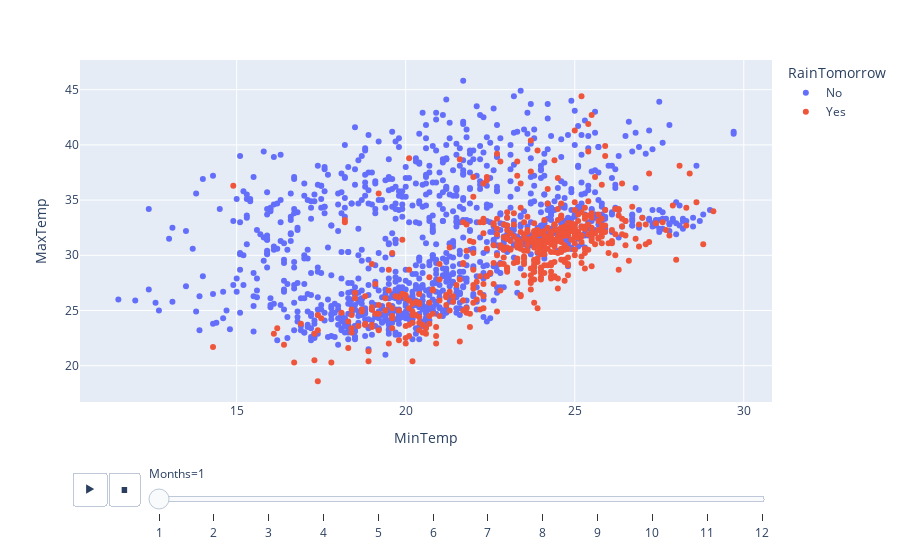

Here is the notebook cell this chart was saved with:
### Code cell
px.scatter(data_frame = df_temp,
           x = 'MinTemp',
           y = 'MaxTemp',
           color = 'RainTomorrow',
           animation_frame = 'Months',
           )

### Figure 1 — Plotly figure (JSON) as saved in the notebook; plotly's stock layout.template omitted (floating-point values rounded to 4 significant figures; data arrays with more than 128 entries replaced by an {"elided": "..."} marker saying what was removed)
{"data": [{"hovertemplate": "RainTomorrow=No<br>Months=1<br>MinTemp=%{x}<br>MaxTemp=%{y}<extra></extra>", "legendgroup": "No", "marker": {"color": "#636efa", "symbol": "circle"}, "mode": "markers", "name": "No", "orientation": "v", "showlegend": true, "type": "scatter", "x": {"elided": "1150 float values"}, "xaxis": "x", "y": {"elided": "1150 float values"}, "yaxis": "y"}, {"hovertemplate": "RainTomorrow=Yes<br>Months=1<br>MinTemp=%{x}<br>MaxTemp=%{y}<extra></extra>", "legendgroup": "Yes", "marker": {"color": "#EF553B", "symbol": "circle"}, "mode": "markers", "name": "Yes", "orientation": "v", "showlegend": true, "type": "scatter", "x": {"elided": "516 float values"}, "xaxis": "x", "y": {"elided": "516 float values"}, "yaxis": "y"}], "layout": {"legend": {"title": {"text": "RainTomorrow"}, "tracegroupgap": 0}, "margin": {"t": 60}, "sliders": [{"active": 0, "currentvalue": {"prefix": "Months="}, "len": 0.9, "pad": {"b": 10, "t": 60}, "steps": [{"args": [["1"], {"frame": {"duration": 0, "redraw": false}, "fromcurrent": true, "mode": "immediate", "transition": {"duration": 0, "easing": "linear"}}], "label": "1", "method": "animate"}, {"args": [["2"], {"frame": {"duration": 0, "redraw": false}, "fromcurrent": true, "mode": "immediate", "transition": {"duration": 0, "easing": "linear"}}], "label": "2", "method": "animate"}, {"args": [["3"], {"frame": {"duration": 0, "redraw": false}, "fromcurrent": true, "mode": "immediate", "transition": {"duration": 0, "easing": "linear"}}], "label": "3", "method": "animate"}, {"args": [["4"], {"frame": {"duration": 0, "redraw": false}, "fromcurrent": true, "mode": "immediate", "transition": {"duration": 0, "easing": "linear"}}], "label": "4", "method": "animate"}, {"args": [["5"], {"frame": {"duration": 0, "redraw": false}, "fromcurrent": true, "mode": "immediate", "transition": {"duration": 0, "easing": "linear"}}], "label": "5", "method": "animate"}, {"args": [["6"], {"frame": {"duration": 0, "redraw": false}, "fromcurrent": true, "mode": "immediate", "transition": {"duration": 0, "easing": "linear"}}], "label": "6", "method": "animate"}, {"args": [["7"], {"frame": {"duration": 0, "redraw": false}, "fromcurrent": true, "mode": "immediate", "transition": {"duration": 0, "easing": "linear"}}], "label": "7", "method": "animate"}, {"args": [["8"], {"frame": {"duration": 0, "redraw": false}, "fromcurrent": true, "mode": "immediate", "transition": {"duration": 0, "easing": "linear"}}], "label": "8", "method": "animate"}, {"args": [["9"], {"frame": {"duration": 0, "redraw": false}, "fromcurrent": true, "mode": "immediate", "transition": {"duration": 0, "easing": "linear"}}], "label": "9", "method": "animate"}, {"args": [["10"], {"frame": {"duration": 0, "redraw": false}, "fromcurrent": true, "mode": "immediate", "transition": {"duration": 0, "easing": "linear"}}], "label": "10", "method": "animate"}, {"args": [["11"], {"frame": {"duration": 0, "redraw": false}, "fromcurrent": true, "mode": "immediate", "transition": {"duration": 0, "easing": "linear"}}], "label": "11", "method": "animate"}, {"args": [["12"], {"frame": {"duration": 0, "redraw": false}, "fromcurrent": true, "mode": "immediate", "transition": {"duration": 0, "easing": "linear"}}], "label": "12", "method": "animate"}], "x": 0.1, "xanchor": "left", "y": 0, "yanchor": "top"}], "updatemenus": [{"buttons": [{"args": [null, {"frame": {"duration": 500, "redraw": false}, "fromcurrent": true, "mode": "immediate", "transition": {"duration": 500, "easing": "linear"}}], "label": "&#9654;", "method": "animate"}, {"args": [[null], {"frame": {"duration": 0, "redraw": false}, "fromcurrent": true, "mode": "immediate", "transition": {"duration": 0, "easing": "linear"}}], "label": "&#9724;", "method": "animate"}], "direction": "left", "pad": {"r": 10, "t": 70}, "showactive": false, "type": "buttons", "x": 0.1, "xanchor": "right", "y": 0, "yanchor": "top"}], "xaxis": {"anchor": "y", "domain": [0, 1], "title": {"text": "MinTemp"}}, "yaxis": {"anchor": "x", "domain": [0, 1], "title": {"text": "MaxTemp"}}}}
